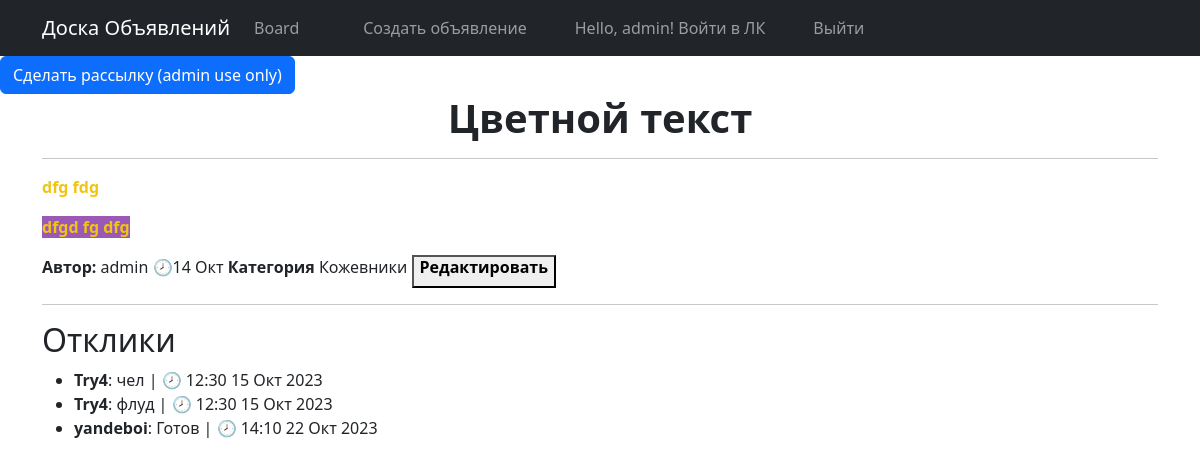
Screenshot of /board/post/12/ (signed in) with the database file from the repository.
### board/models.py (models this page shows, shortened)
class Post(models.Model):
    author = models.ForeignKey(Author, on_delete=models.CASCADE)
    post_datetime = models.DateTimeField(auto_now_add=True)
    post_title = models.CharField(max_length=200)
    post_body = RichTextUploadingField(config_name='default', external_plugin_resources=[(
        'youtube',
        '/static/var/ckeditor/ckeditor/plugins/youtube/',
        'plugin.js',
    )],
                                       )
    category = models.ForeignKey(Category, on_delete=models.CASCADE, related_name='posts')
    slug = models.SlugField(default='', blank=True)
    comments = models.ManyToManyField(User, through='Comment', related_name='comments')

class Author(models.Model):
    user = models.OneToOneField(User, on_delete=models.CASCADE)

class Category(models.Model):
    TANK = 'TANK'
    HEALER = 'HEAL'
    DAMAGE_DEALER = 'DDDD'
    TRADER = 'TRDE'
    GUILD_MASTER = 'GMGM'
    QUESTER = 'QUST'
    BLACKSMITH = 'BLCK'
    TAYLOR = 'TLOR'
    POTIONMAKER = 'POTM'
    WIZARD = 'WIZZ'
    CATEGORY_CHOICES = [
        (TANK, 'Танки'),
        (HEALER, 'Хилы'),
        (DAMAGE_DEALER, 'ДД'),
        (TRADER, 'Торговцы'),
        (GUILD_MASTER, 'Гилдмастеры'),
        (QUESTER, 'Квестгиверы'),
        (BLACKSMITH, 'Кузнецы'),
        (TAYLOR, 'Кожевники'),
        (POTIONMAKER, 'Зельевары'),
        (WIZARD, 'Мастера заклинаний'),
    ]
    name = models.CharField(max_length=4, choices=CATEGORY_CHOICES, unique=True)

class Comment(models.Model):
    text = models.TextField()
    datetime = models.DateTimeField(auto_now_add=True)
    post = models.ForeignKey(Post, on_delete=models.CASCADE)
    user = models.ForeignKey(User, on_delete=models.CASCADE)
    accepted = models.BooleanField(default=False)

### board/views.py (the view)
# urls.py: path('board/post/<int:pk>/', PostDetail.as_view(), name='post'),
class PostDetail(DetailView):
    model = Post
    template_name = 'post.html'
    context_object_name = 'post'

### templates/post.html (shortened to what this page needs)
{% extends 'flatpages/default.html' %}
{% block content %}
    <h1 style="text-align: center;"><p><strong>{{ post.post_title }}</strong></p></h1>
    <hr />
   <p>  {{ post.post_body | safe }}</p>
       <strong>Автор: </strong>{{ post.author.user }}
               <strong>🕗</strong>{{ post.post_datetime|date:'d M' }}
            <strong>Категория</strong>
    {{post.category.get_name_display}}
    {% if post.author.user == user %}
                <button>
                <a class="nav-link" href="{% url 'edit_post' post.id %}">
                    <h6><strong>Редактировать</strong></h6>
                </a>
                </button>
    {% endif %}
       <hr />
<h2>Отклики</h2>
<ul>
  {% for comment in post.comment_set.all %}
    <li><strong>{{ comment.user }}</strong>: {{ comment.text }} | 🕗{{ comment.datetime|date:' H:i d M Y' }}</li>
  {% empty %}
    <li>Никто не откликнулся...</li>
  {% endfor %}
</ul>
{% endblock content %}

### templates/flatpages/default.html (shortened to what this page needs)
{% load static %}
<!DOCTYPE html>
<html lang="en">
<head>
  <link href="{% static 'css/styles.css' %}" rel="stylesheet" />
</head>
<body>
  <nav class="navbar navbar-expand-lg navbar-dark bg-dark static-top">
    <div class="container">
      <a class="navbar-brand" href=" ">Доска Объявлений</a>
      <div class="collapse navbar-collapse" id="navbarResponsive">
        <ul class="navbar-nav ml-auto">
          <li class="nav-item active">
            <a class="nav-link" href=" {% url "board_list" %}">Board
            </a>
          </li>
          <li class="nav-item">
            <a class="nav-link" href=""></a>
          </li>
          <li class="nav-item">
                <a class="nav-link" href=""></a>
          </li>
            <li class="nav-item"><a class="nav-link" href=""></a></li>
                 <li class="nav-item">
                {% if user %}
                    {% if not user.is_authenticated %}
                        <a class="nav-link" href="http://127.0.0.1:8000/accounts/login/">Войдите или зарегистрируйтесь для создания объявлений</a></li>
                    {% elif user.is_authenticated %}
                        <a class="nav-link" href="{% url 'add_post' %}">Создать объявление</a></li>
                    {% endif %}
                {% endif %}
<ul>
    {% if user.is_authenticated %}
<li class="nav-item" style="text-align: right;"><a class="nav-link" href="{% url 'profile' %}">Hello, {{ user.username }}! Войти в ЛК</a></li>
</ul>
        <ul>
<li class="nav-item" style="text-align: right;"><a class="nav-link" href="http://127.0.0.1:8000/accounts/logout">Выйти</a></li>
</ul>
    {% endif %}
        </ul>
      </div>
    </div>
  </nav>
{% if user.is_superuser %}
    <a href="{% url 'send_newsletter' %}" class="btn btn-primary">Сделать рассылку (admin use only)</a>
{% endif %}
  <div class="container">
    <div class="row">
      <div>
       {% block content %}{% endblock content %}
      </div>
    </div>
  </div>
</body>
</html>

### rows the page displays
Post: post_title "Цветной текст", post_body "dfg fdg dfgd fg dfg", author.user "admin", post_datetime "14 Окт", category.name "Кожевники"
Comment: user "Try4", text "чел", datetime "12:30 15 Окт 2023"
Comment: user "Try4", text "флуд", datetime "12:30 15 Окт 2023"
Comment: user "yandeboi", text "Готов", datetime "14:10 22 Окт 2023"

### other values shown
{{ user.username }} "admin"
